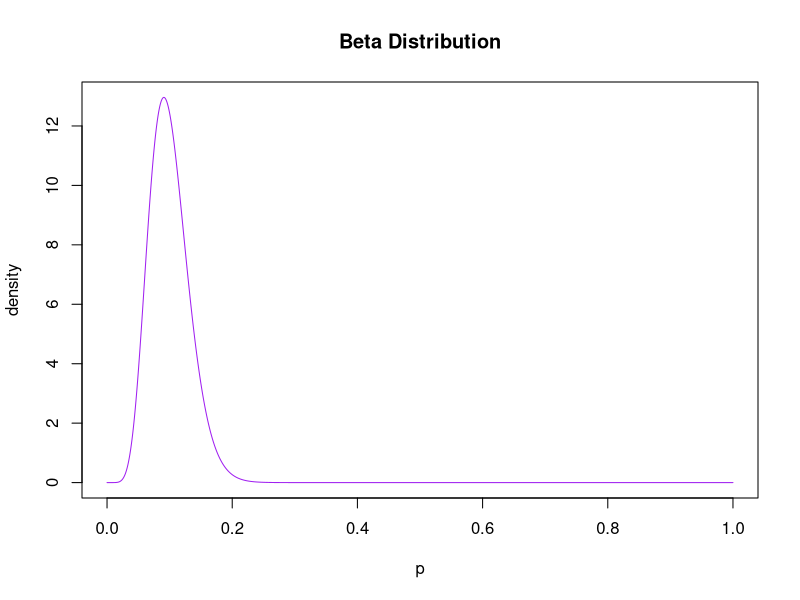
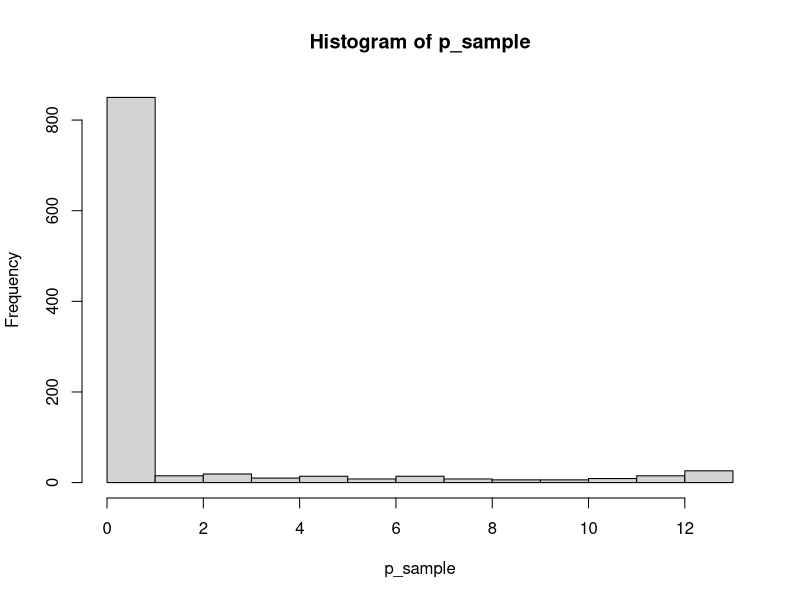

Source code (R) for these figures, in order:
## ---- chunk 1
u = 0.1
stddev = 0.001

alpha = u * ((u*(1-u))/stddev -1)
beta = alpha * (1-u)/u

p = seq(0,1, length=10000)
beta_fun = dbeta(p, alpha, beta)
## ---- chunk 2
plot(p, beta_fun, ylab='density',
     type ='l', col='purple', main='Beta Distribution')
## ---- chunk 3
p_sample = sample(beta_fun,1000)
hist(p_sample)
## ---- chunk 4
print(mean(p_sample))
print(var(p_sample))
## ---- chunk 5
print(mean(p))
print(var(p))
